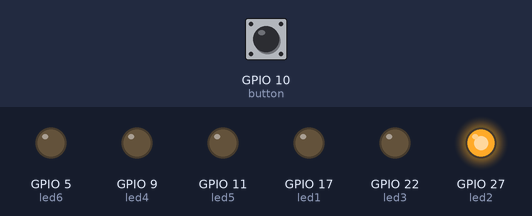
A program run on a simulated Raspberry Pi (BCM pin numbers). On the bench: output pins drawn as LEDs (lit = HIGH). The test bench sets the inputs (shaded band); at power-on: GPIO 10 (button) HIGH.

Above: at 0.05 s.
At 0.45 s:
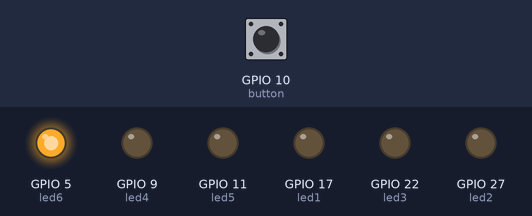
At 0.65 s:
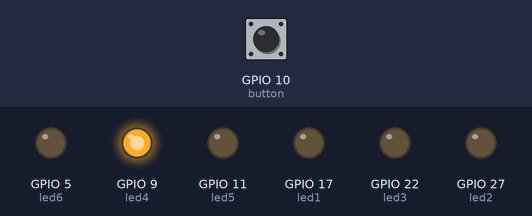
At 1.35 s:
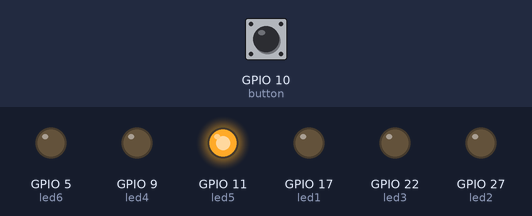
At 1.95 s:
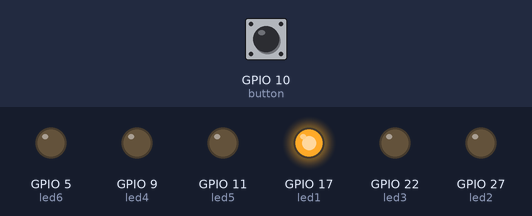
At 2.75 s:
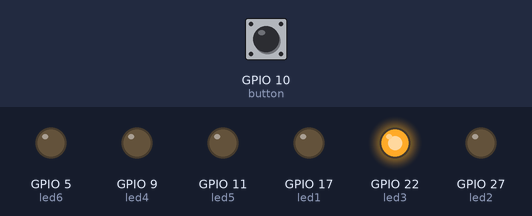
Timing chart, 0 to 3.0 s (numbered marks = the images above):
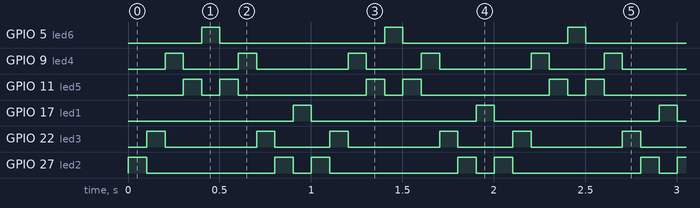

Measured:
- by itself, GPIO 5 (led6), GPIO 17 (led1): alternates HIGH for 0.10 s and LOW for 0.90 s
- by itself, GPIO 9 (led4): repeats every 1.0 s: LOW 0.30 s, HIGH 0.10 s, LOW 0.50 s, HIGH 0.10 s
- by itself, GPIO 11 (led5): repeats every 1.0 s: LOW 0.10 s, HIGH 0.10 s, LOW 0.70 s, HIGH 0.10 s
- by itself, GPIO 22 (led3): repeats every 1.0 s: LOW 0.50 s, HIGH 0.10 s, LOW 0.30 s, HIGH 0.10 s
- by itself, GPIO 27 (led2): repeats every 1.0 s: LOW 0.70 s, HIGH 0.10 s, LOW 0.10 s, HIGH 0.10 s

The program:

osc.py
```python
from gpiozero import LED
from time import sleep
from gpiozero import Button

button = Button(10)
led1= LED(17)
led2= LED(27)
led3= LED(22)
led4 = LED(9)
led5 = LED(11)
led6 = LED(5)
leds = [led1,led2,led3,led4,led5,led6]

timer = 0.1

def flash_lights():
    while(True):
        led1.on()
        sleep(timer)
        led1.off()
        led2.on()
        sleep(timer)
        led2.off()
        led3.on()
        sleep(timer)
        led3.off()
        led4.on()
        sleep(timer)
        led4.off()

def flash_lights_2():
    while(True):
        i = 0
        for led in leds:
            if(i>0):
                led.on()
                sleep(timer)
                led.off()
            i += 1

        i = 0
        for led in reversed(leds):
            if(i>0):
                led.on()
                sleep(timer)
                led.off()
            i += 1

flash_lights_2()
```
